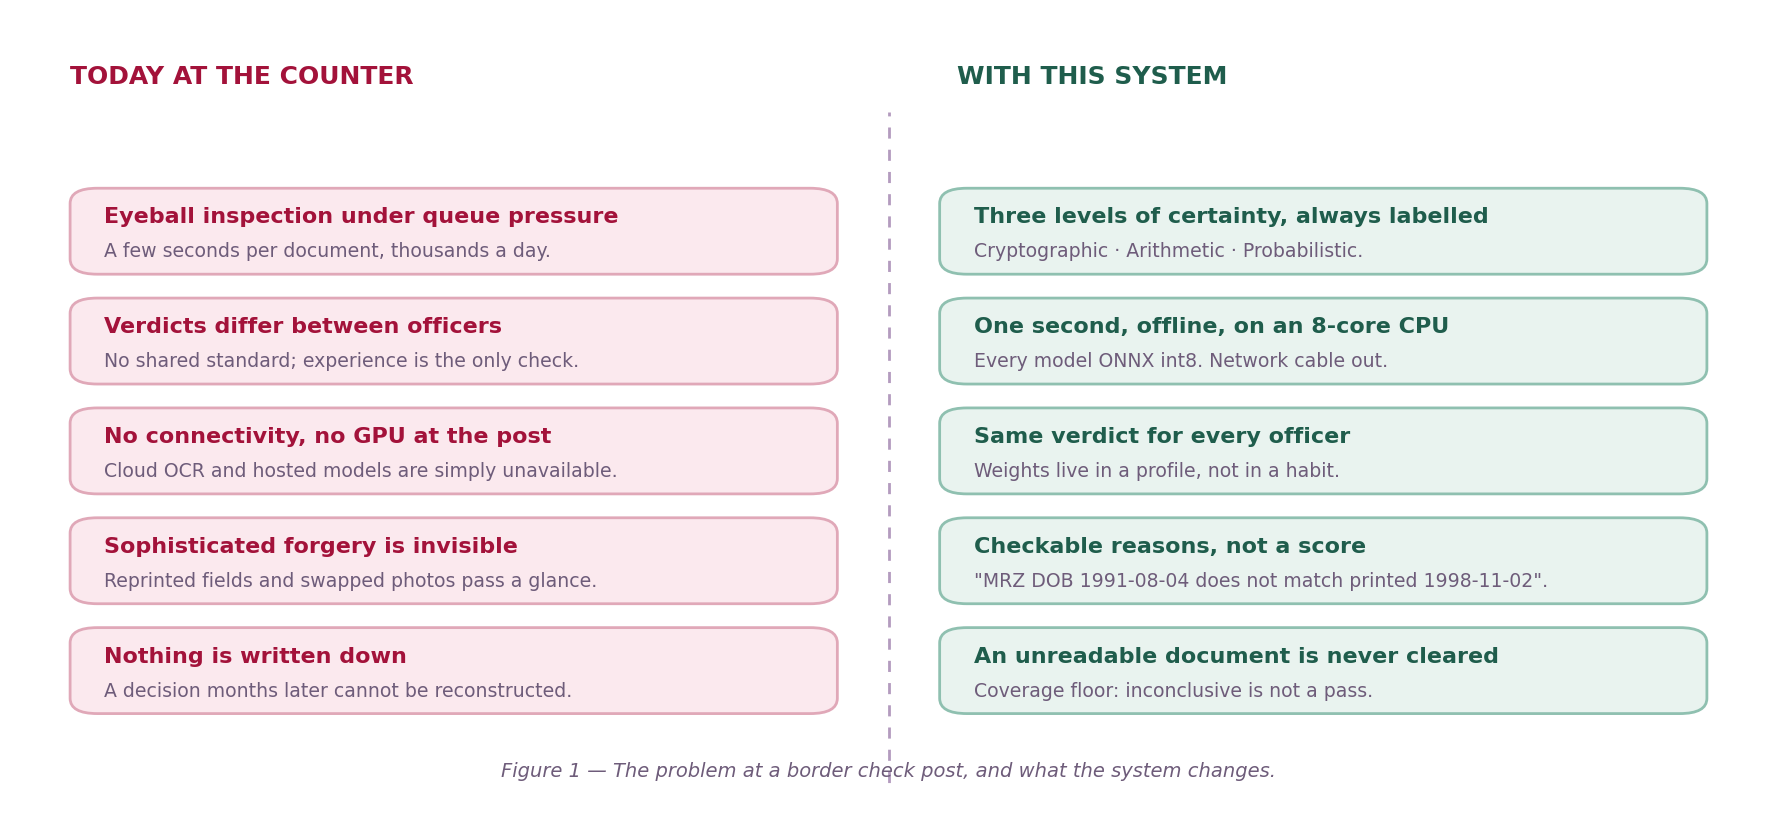

This figure's Python source:
import sys; sys.path.insert(0, __file__.rsplit("\\", 1)[0] if "\\" in __file__ else ".")
from _style import *

fig, ax = canvas(11, 4.9, ylo=21)

ax.text(2, 95, "TODAY AT THE COUNTER", fontsize=9, weight="bold", color=DETAIN)
ax.text(54, 95, "WITH THIS SYSTEM", fontsize=9, weight="bold", color=CLEAR)
ax.plot([50, 50], [6, 92], color=IRIS, lw=1.0, ls=(0, (4, 4)))

problems = [
    ("Eyeball inspection under queue pressure",
     "A few seconds per document, thousands a day."),
    ("Verdicts differ between officers",
     "No shared standard; experience is the only check."),
    ("No connectivity, no GPU at the post",
     "Cloud OCR and hosted models are simply unavailable."),
    ("Sophisticated forgery is invisible",
     "Reprinted fields and swapped photos pass a glance."),
    ("Nothing is written down",
     "A decision months later cannot be reconstructed."),
]
y = 84
for title, sub in problems:
    box(ax, 2, y - 9, 45, 9, "", fill="#fbe9ee", edge="#e0a8b8", lw=1.0)
    ax.text(4, y - 3.0, title, fontsize=8, weight="bold", color=DETAIN, va="center")
    ax.text(4, y - 6.6, sub, fontsize=6.8, color=IRIS_INK, va="center")
    y -= 11.5

sols = [
    ("Three levels of certainty, always labelled",
     "Cryptographic · Arithmetic · Probabilistic."),
    ("One second, offline, on an 8-core CPU",
     "Every model ONNX int8. Network cable out."),
    ("Same verdict for every officer",
     "Weights live in a profile, not in a habit."),
    ("Checkable reasons, not a score",
     "\"MRZ DOB 1991-08-04 does not match printed 1998-11-02\"."),
    ("An unreadable document is never cleared",
     "Coverage floor: inconclusive is not a pass."),
]
y = 84
for title, sub in sols:
    box(ax, 53, y - 9, 45, 9, "", fill="#e9f3ef", edge="#8fc0b0", lw=1.0)
    ax.text(55, y - 3.0, title, fontsize=8, weight="bold", color=CLEAR, va="center")
    ax.text(55, y - 6.6, sub, fontsize=6.8, color=IRIS_INK, va="center")
    y -= 11.5

caption(ax, "Figure 1 — The problem at a border check post, and what the system changes.", y=22)
save(fig, "fig1_problem_and_idea.png")
